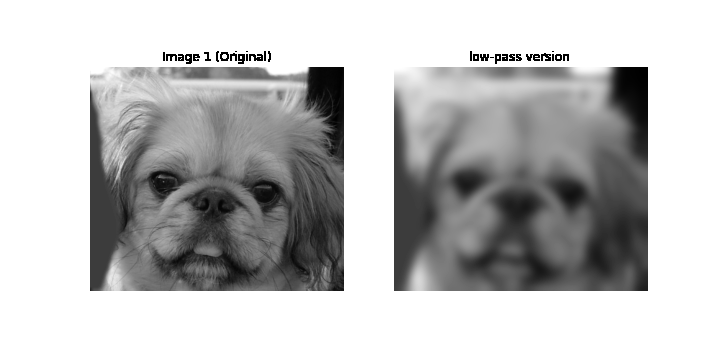
#> input picture 2.Hybrid Images/Dog.png, 720 x 360 px, given in place of dog.bmp, which was not available
$ jupyter execute --allow-errors 'Homework-2 Solutions (1).ipynb'   (text cells are left out)
#> lines starting #> are read from the running program, lines starting #| are printed output that depends on the picture; pictures that were not available may be replaced by others from this repository, and a replacement may not be noted
[cell 1]
# Preamble
import cv2 as cv
import sys
import matplotlib.pyplot as plt
import numpy as np

[cell 2]
# Helper functions
def im2double(im):
    info = np.iinfo(im.dtype) # Get the data type of the input image
    return im.astype(float) / info.max # Divide all values by the largest possible value in the datatype

# Helper function to visualize hybrid image
# Adapted from MATLAB code provided by Prof. James Hays
def visualize_HyrbidImage(im_hybrid):
    scales = 5
    scale_factor = 0.6

    im_output = im_hybrid
    sz = im_hybrid.shape

    arr2D = im_hybrid
    for nn in np.arange(1,scales,1):
        numRows = int( sz[0] * scale_factor**nn )     # width
        numCols = int( sz[1] * scale_factor**nn )     # height
        #
        if numRows==0 or numCols==0:
            break
        #
        arr2D = cv.resize(im_hybrid,[numCols,numRows],interpolation = cv.INTER_AREA)
        arr2D_pad = cv.copyMakeBorder( arr2D, sz[0] - numRows, 0, 20, 0, cv.BORDER_CONSTANT, None, 0 )
        #
        im_output = np.hstack( (im_output, arr2D_pad) )

    # Write image to disk
    # The array im_output will likely have positive and negative values
    # Re-scale the intensity range so the smallest value maps to 0 and the largest value maps to 1
    # Now multiply the result by 255 and store in 8-bit image
    mnVal = np.min(im_output)
    mxVal = np.max(im_output)
    im_output_nrmlzd = 255 * (im_output - mnVal)/(mxVal - mnVal)
    cv.imwrite("Hybrid_Image.png", im_output_nrmlzd.astype(int) )

    # Display using OpenCV built-in function
    cv.imshow('Hyrbid Image Visualization', im_output)
    cv.waitKey(0)
    cv.destroyAllWindows()
    return

[cell 3]
fileName1 = ('dog.bmp','einstein.bmp','bird.bmp')
fileName2 = ('cat.bmp','marilyn.bmp','plane.bmp')
pairNum = 0

dirPath = ".\\Data_HybridImages\\"

# Assemble the filenames for a given pair number by appending dirPath
# with the appropriate entry in fileName1 and fileName2

# Read in Grayscale mode
im1 = cv.imread( dirPath + fileName1[pairNum] , cv.IMREAD_GRAYSCALE )
#> im1 is the input picture: shape (360, 720); min 0, max 255, mean 190.7
im2 = cv.imread( dirPath + fileName2[pairNum] , cv.IMREAD_GRAYSCALE )
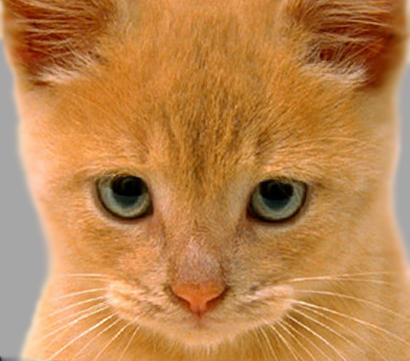
#> input picture 3.Seam Carving for Content Aware Image Resizing/cat.bmp, 410 x 361 px, found by its file name
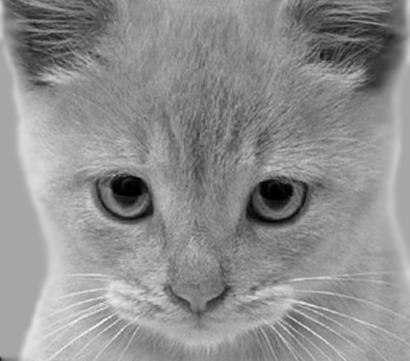
#> im2: shape (361, 410); min 0, max 252, mean 142.9

# Convert to double using im2double()
im1 = im2double(im1)
im2 = im2double(im2)

[cell 4]
# Compute the size of each image
sz1 = im1.shape
#> sz1 = (360, 720)
sz2 = im1.shape
#> sz2 = (360, 720)

# Check if the size of each image is ODD. If not make ODD
new_sz1 = sz1 - ( 1 - np.mod(sz1,2) )
#> new_sz1 = [359, 719]
new_sz2 = sz2 - (1 - np.mod(sz2,2) )
#> new_sz2 = [359, 719]

# Crop the images so they have ODD number of rows & columns
im1 = im1[ 0:new_sz1[0] , 0:new_sz1[1] ]
#> im1: shape (359, 719) float64
im2 = im2[ 0:new_sz2[0] , 0:new_sz2[1] ]
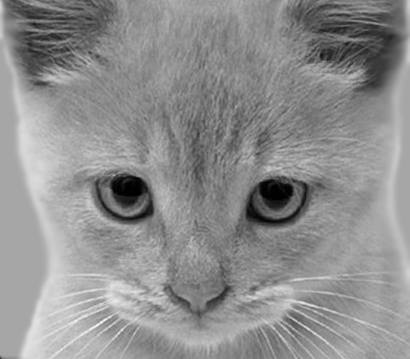
#> im2: shape (359, 410) float64; min 0, max 0.988, mean 0.56

# Code to compute size of image after cropping
sz1 = im1.shape
#> sz1 = (359, 719)
sz2 = im1.shape
#> sz2 = (359, 719)

# If the image sizes are different zero pad the smaller image so that their sizes match
# Your code goes here
sz_hybrid = [ np.maximum(sz1[0],sz2[0]) , np.maximum(sz1[1],sz2[1]) ]
#> sz_hybrid = [359, 719]

# Zero pad each image so its size matches sz_hybrid
numRows2Pad = sz_hybrid[0] - sz1[0]     # should be odd
#> numRows2Pad = 0
numCols2Pad = sz_hybrid[1] - sz1[1]     # should be odd
pr_by_2 = np.around(0.5 * numRows2Pad).astype(int)
pc_by_2 = np.around(0.5 * numCols2Pad).astype(int)
im1 = cv.copyMakeBorder( im1, pr_by_2, pr_by_2, pc_by_2, pc_by_2, cv.BORDER_CONSTANT, None, 0 )
im2 = cv.copyMakeBorder( im2, pr_by_2, pr_by_2, pc_by_2, pc_by_2, cv.BORDER_CONSTANT, None, 0 )

[cell 5]
# Standard deviation of Gaussian blur kernel
sigma = 7.5 # Pick something in the range (0.5-5)

# Blend ratio
alpha = 0.5     # alpha < 0.5 emphasizes high-pass

[cell 6]
fltSize = np.ceil(6*sigma).astype(int)      # round to integer just larger than 6*sigma
fltSize = fltSize + (1-np.mod(fltSize,2))   # round to nearest odd integer

im1_lowpass = cv.GaussianBlur( im1,(fltSize,fltSize),sigma )
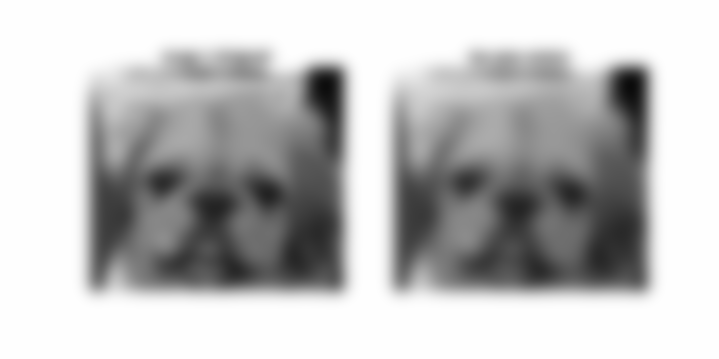
#> im1_lowpass: shape (359, 719) float64; min 0.0448, max 1, mean 0.747
im2_lowpass = cv.GaussianBlur( im2,(fltSize,fltSize),sigma )
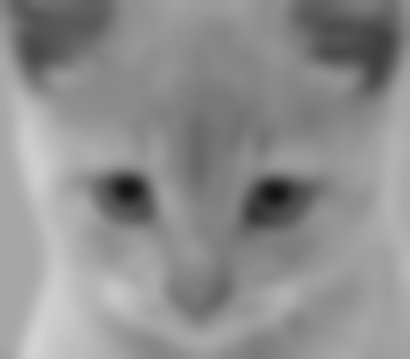
#> im2_lowpass: shape (359, 410) float64; min 0.0769, max 0.827, mean 0.56
im2_highpass = im2 - im2_lowpass
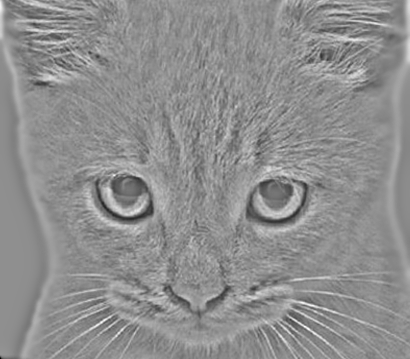
#> im2_highpass: shape (359, 410) float64; min -0.431, max 0.337, mean 8.19e-05; drawn with min black and max white

#> (the rest of this cell did not finish here and is left out)
